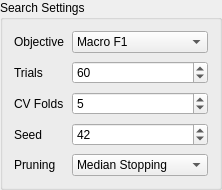
             <widget class="QGroupBox" name="grpSearchSettings">
              <property name="title"><string>Search Settings</string></property>
              <layout class="QFormLayout" name="searchSettingsForm">
               <property name="horizontalSpacing"><number>8</number></property>
               <property name="verticalSpacing"><number>8</number></property>
               <item row="0" column="0"><widget class="QLabel" name="lblSearchMetric"><property name="text"><string>Objective</string></property></widget></item>
               <item row="0" column="1"><widget class="QComboBox" name="cmbSearchMetric"><item><property name="text"><string>Macro F1</string></property></item><item><property name="text"><string>Balanced Accuracy</string></property></item><item><property name="text"><string>Silhouette</string></property></item></widget></item>
               <item row="1" column="0"><widget class="QLabel" name="lblTrials"><property name="text"><string>Trials</string></property></widget></item>
               <item row="1" column="1"><widget class="QSpinBox" name="spinTrials"><property name="minimum"><number>10</number></property><property name="maximum"><number>500</number></property><property name="value"><number>60</number></property></widget></item>
               <item row="2" column="0"><widget class="QLabel" name="lblCvFolds"><property name="text"><string>CV Folds</string></property></widget></item>
               <item row="2" column="1"><widget class="QSpinBox" name="spinCvFolds"><property name="minimum"><number>3</number></property><property name="maximum"><number>10</number></property><property name="value"><number>5</number></property></widget></item>
               <item row="3" column="0"><widget class="QLabel" name="lblRandomSeedTuning"><property name="text"><string>Seed</string></property></widget></item>
               <item row="3" column="1"><widget class="QSpinBox" name="spinTuningSeed"><property name="maximum"><number>9999</number></property><property name="value"><number>42</number></property></widget></item>
               <item row="4" column="0"><widget class="QLabel" name="lblPruner"><property name="text"><string>Pruning</string></property></widget></item>
               <item row="4" column="1"><widget class="QComboBox" name="cmbPruner"><item><property name="text"><string>Median Stopping</string></property></item><item><property name="text"><string>Successive Halving</string></property></item><item><property name="text"><string>Disabled</string></property></item></widget></item>
              </layout>
             </widget>
